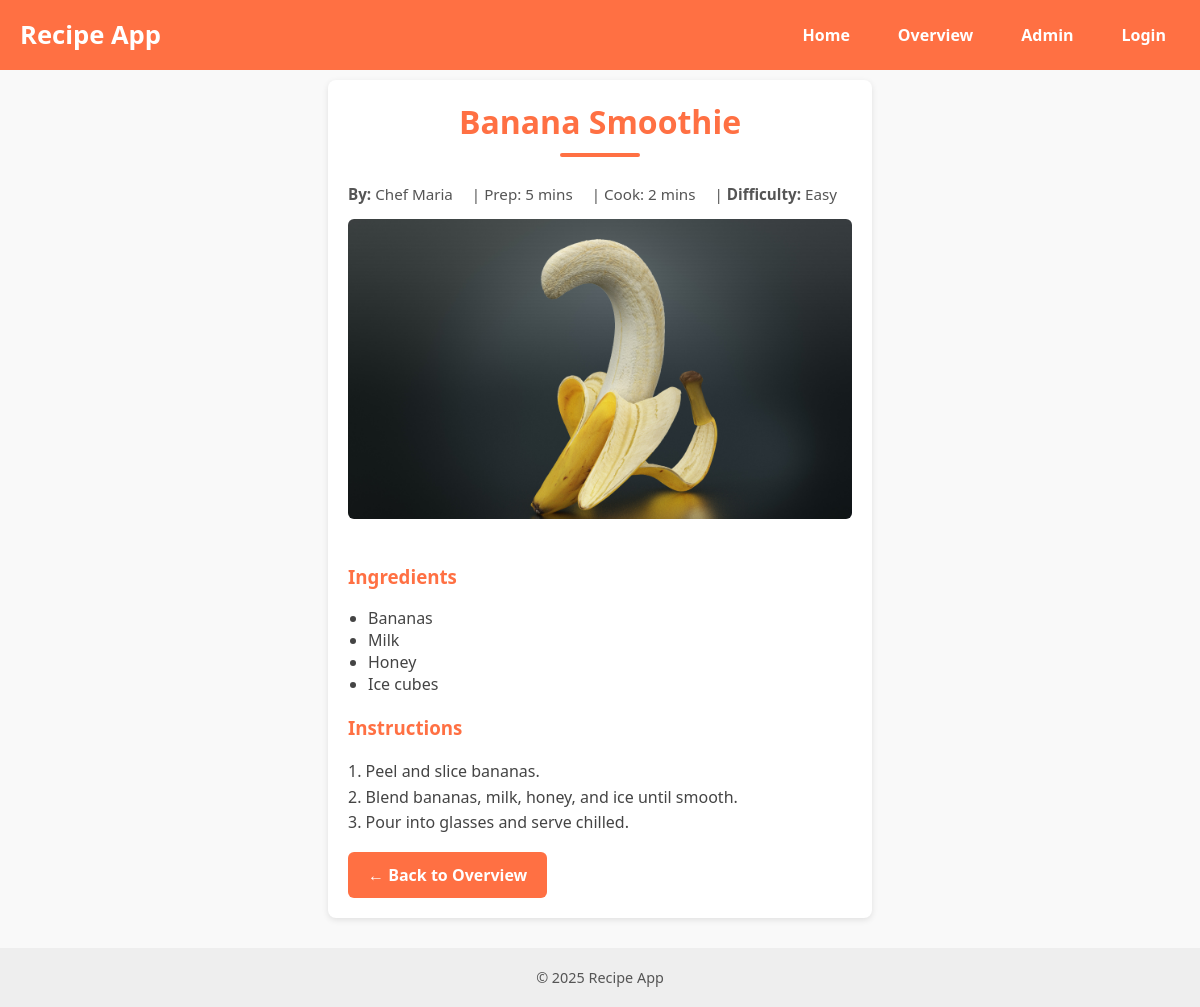
/recipes/detail/7/, run on the app's committed database.
### recipes/models.py (models this page shows, shortened)
class Recipe(models.Model):
    title = models.CharField(max_length=150, default="Untitled Recipe")
    author_name = models.CharField(max_length=120, default="Unknown")
    description = models.TextField(blank=True)
    ingredients = models.TextField(default="No ingredients listed")
    instructions = models.TextField(default="No instructions yet")
    prep_time = models.IntegerField(help_text="Minutes", default=0)
    cook_time = models.IntegerField(help_text="Minutes", default=0)
    serves = models.IntegerField(default=1)
    image = models.ImageField(upload_to='recipes', default='no_picture.jpg')
    def total_time(self):
        return (self.prep_time or 0) + (self.cook_time or 0)
    def difficulty(self):
        ing_count = len([i for i in self.ingredients.splitlines() if i.strip()])
        t = self.total_time()
        if t <= 30 and ing_count <= 6:
            return "Easy"
        if t <= 60 or ing_count <= 10:
            return "Medium"
        return "Hard"

### recipes/views.py (the view)
# urls.py: path('detail/<int:pk>/', recipe_detail, name='detail'),   # detail for overview list
def recipe_detail(request, pk): # detail
    recipe = get_object_or_404(Recipe, pk=pk)
    return render(request, 'recipes/detail.html', {'recipe': recipe})

### recipes/templates/recipes/detail.html (shortened to what this page needs)
{% extends 'recipes/base.html' %}
{% load static %}
{% block styles %}
<link rel="stylesheet" href="{% static 'recipes/base.css' %}">
<link rel="stylesheet" href="{% static 'recipes/detail.css' %}">
{% endblock %}
{% block content %}
  <div class="detail">
    <h2>{{ recipe.title }}</h2>
    <p class="meta">
      <span><b>By:</b> {{ recipe.author_name }}</span> |
      <span>Prep: {{ recipe.prep_time }} mins</span> |
      <span>Cook: {{ recipe.cook_time }} mins</span> |
      <span><b>Difficulty:</b> {{ recipe.difficulty }}</span>
    </p>
    <img src="{{ recipe.image.url }}" alt="{{ recipe.title }}" class="detail-img">
    <h3>Ingredients</h3>
    <ul>
      {% for line in recipe.ingredients.splitlines %}
      <li>{{ line }}</li>
      {% endfor %}
    </ul>
    <h3>Instructions</h3>
    <p class="instructions">{{ recipe.instructions }}</p>
    <a href="{% url 'recipes:overview' %}" class="btn">← Back to Overview</a>
  </div>
{% endblock %}

### recipes/static/recipes/base.css (style rules this page uses)
html, body { height: 100%; margin: 0; font-family: "Segoe UI", Arial, sans-serif; display: flex; flex-direction: column; }
.btn { display: inline-block; padding: 12px 20px; background: #ff7043; color: white; text-decoration: none; border-radius: 6px; font-weight: bold; transition: background 0.3s ease; }

### recipes/static/recipes/detail.css (style rules this page uses)
body { font-family: "Segoe UI", Arial, sans-serif; background: #f9f9f9; margin: 0; padding-top: 50px; }
h2 { margin-top: 0; color: #ff7043; text-align: center; font-size: 2em; font-weight: bold; position: relative; }
h2::after { content: ""; display: block; width: 80px; height: 4px; background: #ff7043; margin: 10px auto 0 auto; border-radius: 2px; }
.meta { color: #555; font-size: 0.95em; margin-bottom: 15px; text-align: center; }
.meta span { margin-right: 15px; }
img { width: 100%; max-height: 300px; object-fit: cover; border-radius: 6px; margin-bottom: 20px; }
h3 { margin-top: 20px; color: #ff7043; }
ul { list-style: disc; padding-left: 20px; color: #444; }
p.instructions { white-space: pre-line; color: #444; line-height: 1.6; }

### data on the page
Recipe: title "Banana Smoothie", author_name "Chef Maria", prep_time "5", cook_time "2", difficulty "Easy", image (picture), instructions "1. Peel and slice bananas. 2. Blend bananas, milk, honey, and ice until smooth. 3. Pour into glasses and serve chilled."

### other printed values
{{ line }} "Bananas" "Milk" "Honey" "Ice cubes"
